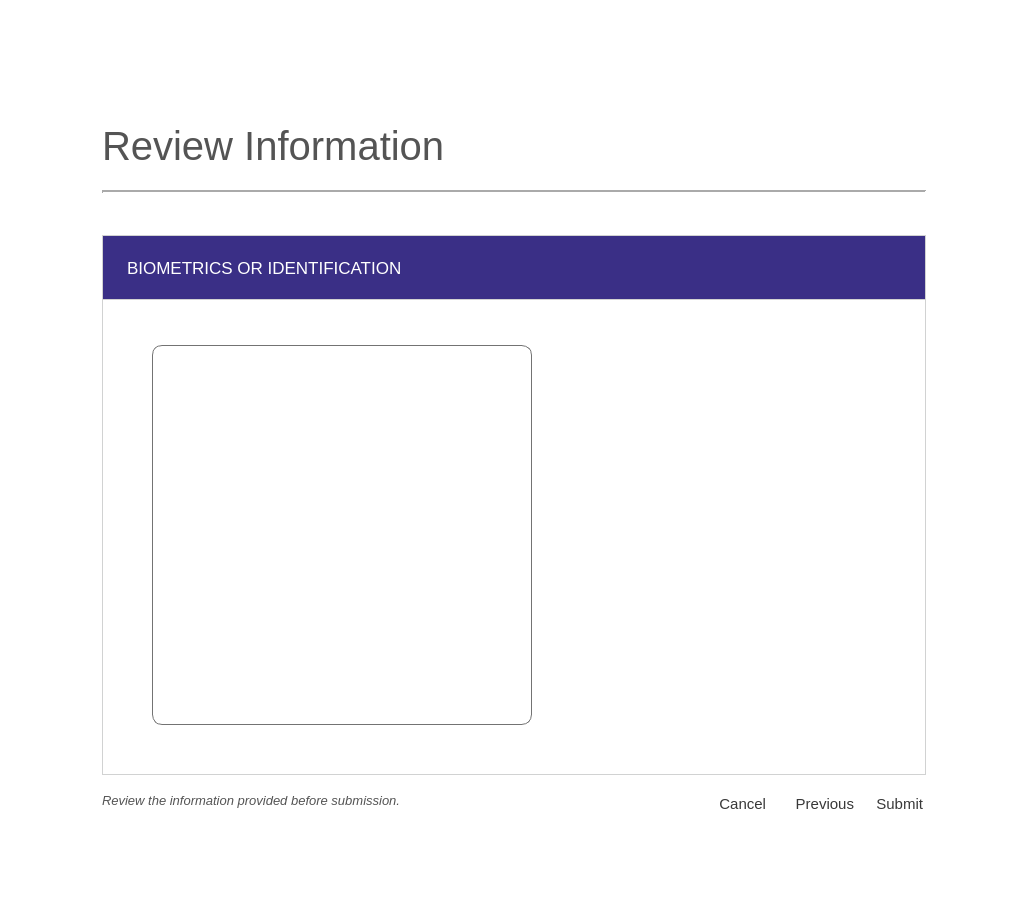
<?xml version="1.0" encoding="UTF-8"?>
<ui version="4.0">
 <class>Form</class>
 <widget class="QWidget" name="Form">
  <property name="geometry">
   <rect>
    <x>0</x>
    <y>0</y>
    <width>1023</width>
    <height>900</height>
   </rect>
  </property>
  <property name="windowTitle">
   <string>Form</string>
  </property>
  <widget class="QWidget" name="widget" native="true">
   <property name="geometry">
    <rect>
     <x>0</x>
     <y>0</y>
     <width>1023</width>
     <height>900</height>
    </rect>
   </property>
   <property name="styleSheet">
    <string notr="true">background-color: white;</string>
   </property>
   <widget class="QWidget" name="widget_2" native="true">
    <property name="geometry">
     <rect>
      <x>102</x>
      <y>235</y>
      <width>824</width>
      <height>540</height>
     </rect>
    </property>
    <property name="styleSheet">
     <string notr="true">border: 1px solid #d1d2d2;
background: none;</string>
    </property>
    <widget class="QLabel" name="label_20">
     <property name="geometry">
      <rect>
       <x>0</x>
       <y>0</y>
       <width>824</width>
       <height>65</height>
      </rect>
     </property>
     <property name="styleSheet">
      <string notr="true">font-family: 'Helvetica';
font-size: 13pt;
color: white;
padding-left: 20px;
background-color: #3a2f86;</string>
     </property>
     <property name="text">
      <string>BIOMETRICS OR IDENTIFICATION</string>
     </property>
    </widget>
    <widget class="QLabel" name="facescan_lbl">
     <property name="geometry">
      <rect>
       <x>50</x>
       <y>110</y>
       <width>380</width>
       <height>380</height>
      </rect>
     </property>
     <property name="styleSheet">
      <string notr="true">border: 1px solid #737373;
border-radius: 10px;
padding-left: 10px;</string>
     </property>
     <property name="text">
      <string/>
     </property>
    </widget>
   </widget>
   <widget class="QLabel" name="label_62">
    <property name="geometry">
     <rect>
      <x>102</x>
      <y>790</y>
      <width>551</width>
      <height>21</height>
     </rect>
    </property>
    <property name="styleSheet">
     <string notr="true">font-family: 'Helvetica';
font-size: 10pt;
color: #545454;
font-style: italic;</string>
    </property>
    <property name="text">
     <string>Review the information provided before submission.</string>
    </property>
   </widget>
   <widget class="Line" name="line_4">
    <property name="geometry">
     <rect>
      <x>102</x>
      <y>182</y>
      <width>824</width>
      <height>20</height>
     </rect>
    </property>
    <property name="lineWidth">
     <number>2</number>
    </property>
    <property name="orientation">
     <enum>Qt::Horizontal</enum>
    </property>
   </widget>
   <widget class="QLabel" name="label_16">
    <property name="geometry">
     <rect>
      <x>102</x>
      <y>115</y>
      <width>541</width>
      <height>61</height>
     </rect>
    </property>
    <property name="styleSheet">
     <string notr="true">background-color: none;
font-family: 'Helvetica';
font-size: 30pt;
color: #545454;</string>
    </property>
    <property name="text">
     <string>Review Information</string>
    </property>
   </widget>
   <widget class="QPushButton" name="cancelbtn">
    <property name="geometry">
     <rect>
      <x>695</x>
      <y>790</y>
      <width>71</width>
      <height>28</height>
     </rect>
    </property>
    <property name="styleSheet">
     <string notr="true">QPushButton {
background: none;
border: none;
font-family: 'Helvetica';
font-size: 11pt;
color: #383838;
text-align: right;
}

QPushButton:hover {
text-decoration: underline;
}
</string>
    </property>
    <property name="text">
     <string>Cancel</string>
    </property>
   </widget>
   <widget class="QPushButton" name="submit_btn">
    <property name="geometry">
     <rect>
      <x>862</x>
      <y>790</y>
      <width>61</width>
      <height>28</height>
     </rect>
    </property>
    <property name="styleSheet">
     <string notr="true">QPushButton {
background: none;
border: none;
font-family: 'Helvetica';
font-size: 11pt;
color: #383838;
text-align: right;
}

QPushButton:hover {
text-decoration: underline;
}
</string>
    </property>
    <property name="text">
     <string>Submit</string>
    </property>
   </widget>
   <widget class="QPushButton" name="prevbtn">
    <property name="geometry">
     <rect>
      <x>783</x>
      <y>790</y>
      <width>71</width>
      <height>28</height>
     </rect>
    </property>
    <property name="styleSheet">
     <string notr="true">QPushButton {
background: none;
border: none;
font-family: 'Helvetica';
font-size: 11pt;
color: #383838;
text-align: right;
}

QPushButton:hover {
text-decoration: underline;
}
</string>
    </property>
    <property name="text">
     <string>Previous</string>
    </property>
   </widget>
  </widget>
 </widget>
 <resources/>
 <connections/>
</ui>
